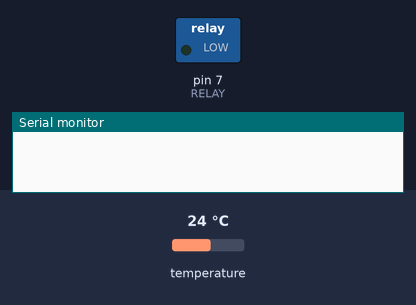
This sketch was run on a simulated Arduino Uno, built with avr-gcc and run on an emulated ATmega328P. On the bench: switched loads named in the sketch (green lamp = pin HIGH), the last lines printed to the serial monitor. The test bench sets the inputs (shaded band); at power-on: temperature 24 °C.

Above: at 0.1 s.
At 0.8 s:
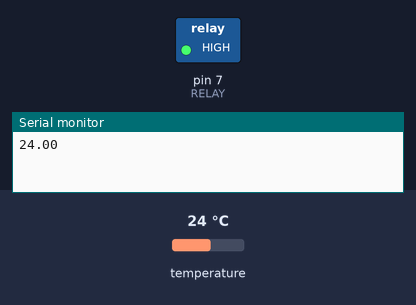
Timing chart, 0 to 2.3 s (numbered marks = the images above):
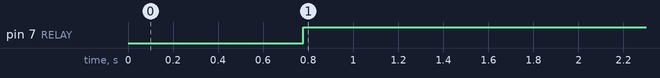

The sketch:

ds18b20.ino
```cpp
#include <DallasTemperature.h>
#include <OneWire.h>

#define ONE_WIRE_BUS 2
#define RELAY 7

OneWire oneWire(ONE_WIRE_BUS);
DallasTemperature DS18B20(&oneWire);
// int lower_limit = 29;
int upper_limit = 32;
float tempC;

void setup() {
  // put your setup code here, to run once:
  Serial.begin(9600);
  pinMode(RELAY, OUTPUT);
}

void loop() {
  // put your main code here, to run repeatedly:
  getTemperature();
  Serial.println(tempC);

  if (DS18B20.getTempCByIndex(0) < upper_limit){
    digitalWrite(RELAY, HIGH); // turn off
  } else{
    digitalWrite(RELAY, LOW); // turn on
  }
  delay(5000);

}

void getTemperature() {
  do {
    DS18B20.requestTemperatures();
    tempC = DS18B20.getTempCByIndex(0);
    if (tempC == (-127)) {
      delay(100);
    }
  } while (tempC == (-127.0));
}
```

Measured:
- by itself, pin 7 (RELAY): LOW → HIGH at 0.78 s
